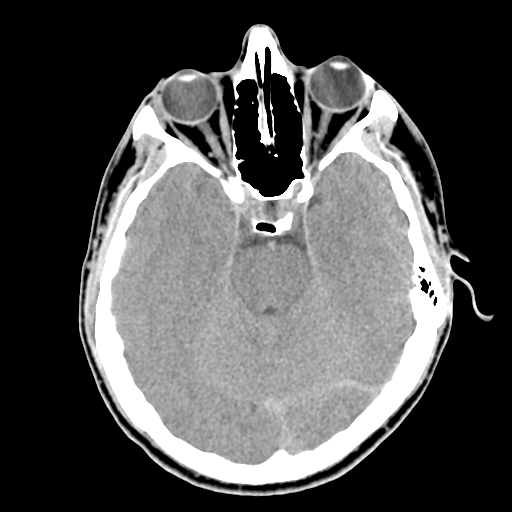
#> input picture CSE2721/Assignment/Figure4.tif, 512 x 512 px
$ jupyter execute --allow-errors 'Gradient Parts.ipynb'   (shell and % lines are left out)   (older library calls are emulated)
#> lines starting #> are read from the running program, lines starting #| are printed output that depends on the picture
[cell 1]
import cv2
import numpy as np
from matplotlib import pyplot as plt

#> (a cell that did not finish here is left out)

#> (a cell that did not finish here is left out)

[cell 4]
image_path = './Figure4.tif'
image = cv2.imread(image_path)
#> image is the input picture: shape (512, 512, 3); min 0, max 255, mean 80.4
gradients = cv2.Laplacian(image, cv2.CV_32F)
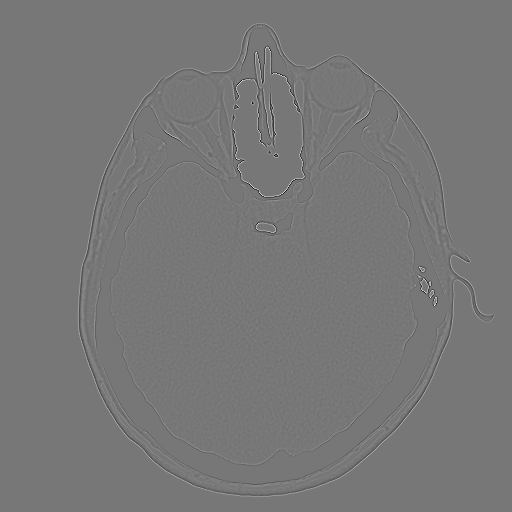
#> gradients: shape (512, 512, 3) float32; min -627, max 709, mean 0; drawn with min black and max white

plt.imshow(gradients / np.max(gradients))
plt.axis("off")
plt.show()
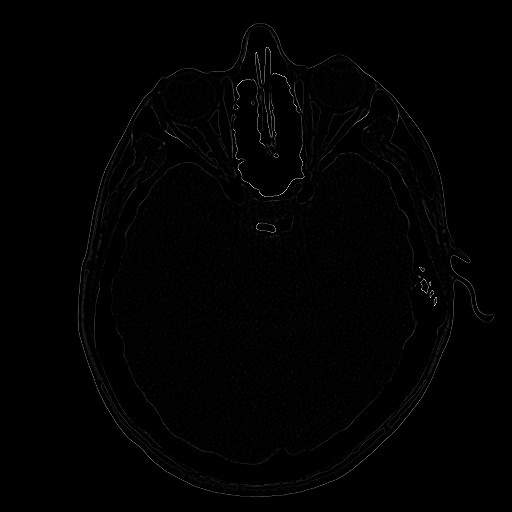
#> shown: shape (512, 512, 3) float32; min 0, max 1, mean 0.0067

$ run again, with CSE2721/Assignment/Figure1.tif copied over CSE2721/Assignment/Figure4.tif
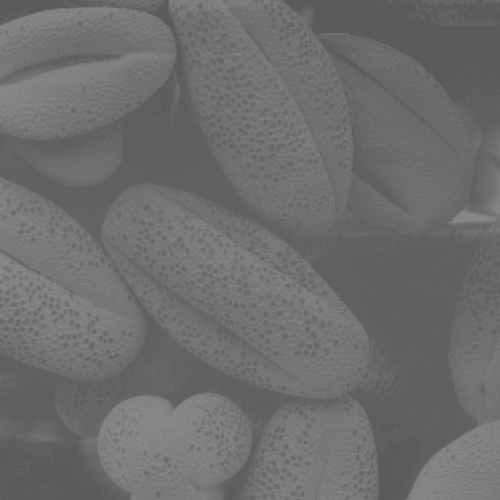
#> input picture CSE2721/Assignment/Figure1.tif, 500 x 500 px
#> image is the input picture: shape (500, 500, 3); min 91, max 138, mean 109.1
#> `gradients = cv2.Laplacian(image, cv2.CV_32F)`:
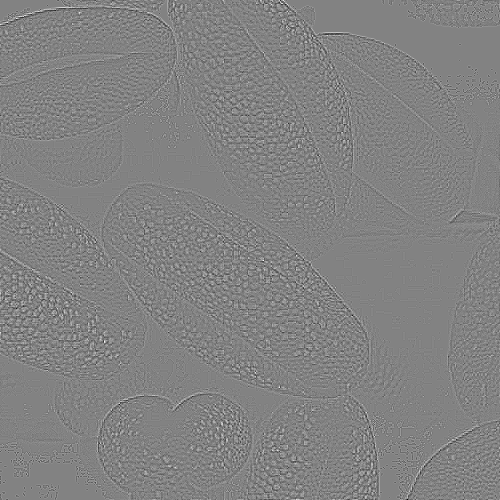
#> gradients: shape (500, 500, 3) float32; min -45, max 43, mean 0; drawn with min black and max white
#> `plt.show()`:
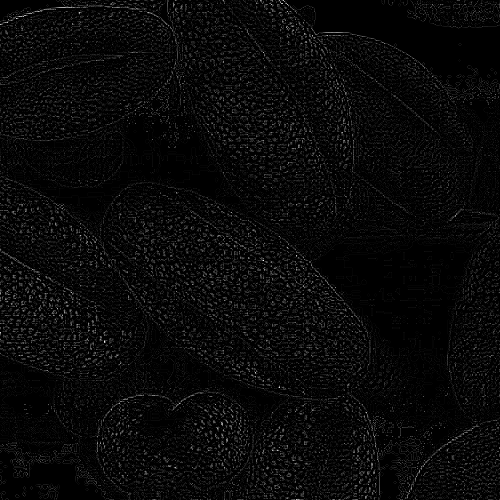
#> shown: shape (500, 500, 3) float32; min 0, max 1, mean 0.0369

$ run again, with CSE2721/Assignment/Figure3.tif copied over CSE2721/Assignment/Figure4.tif
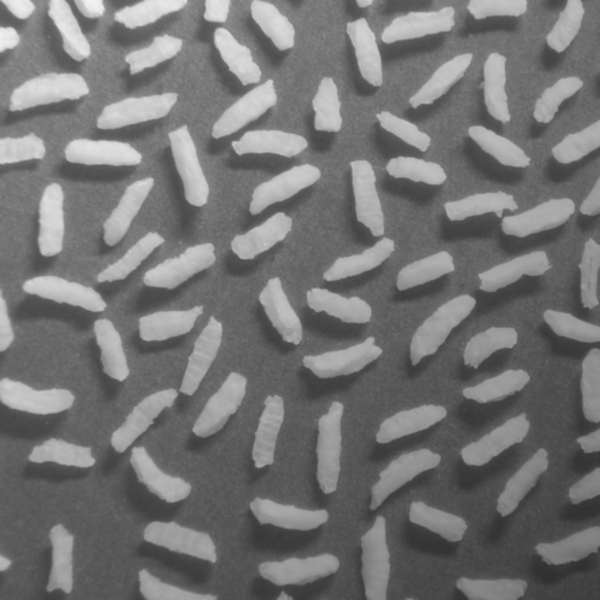
#> input picture CSE2721/Assignment/Figure3.tif, 600 x 600 px
#> image is the input picture: shape (600, 600, 3); min 47, max 243, mean 116.4
#> `gradients = cv2.Laplacian(image, cv2.CV_32F)`:
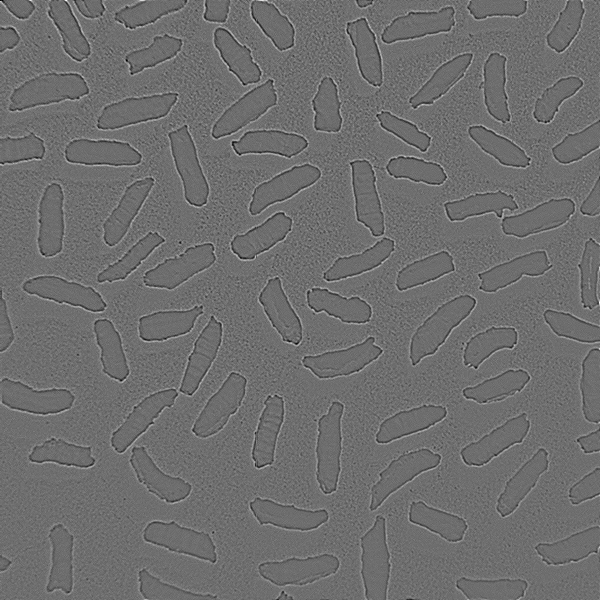
#> gradients: shape (600, 600, 3) float32; min -53, max 69, mean 0; drawn with min black and max white
#> `plt.show()`:
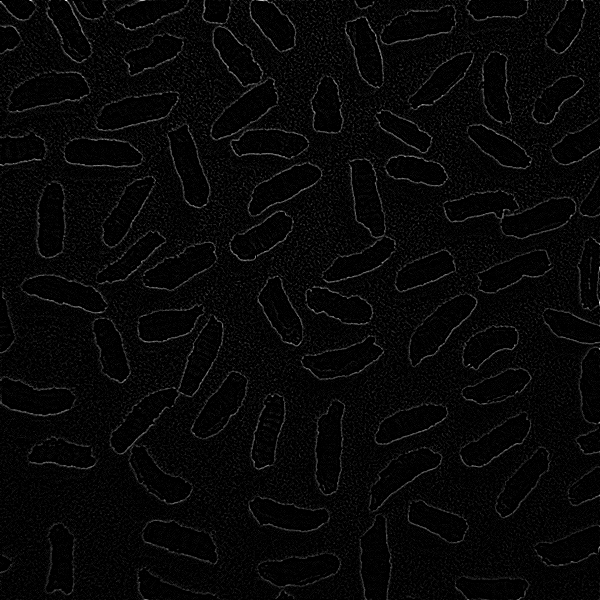
#> shown: shape (600, 600, 3) float32; min 0, max 1, mean 0.0291
